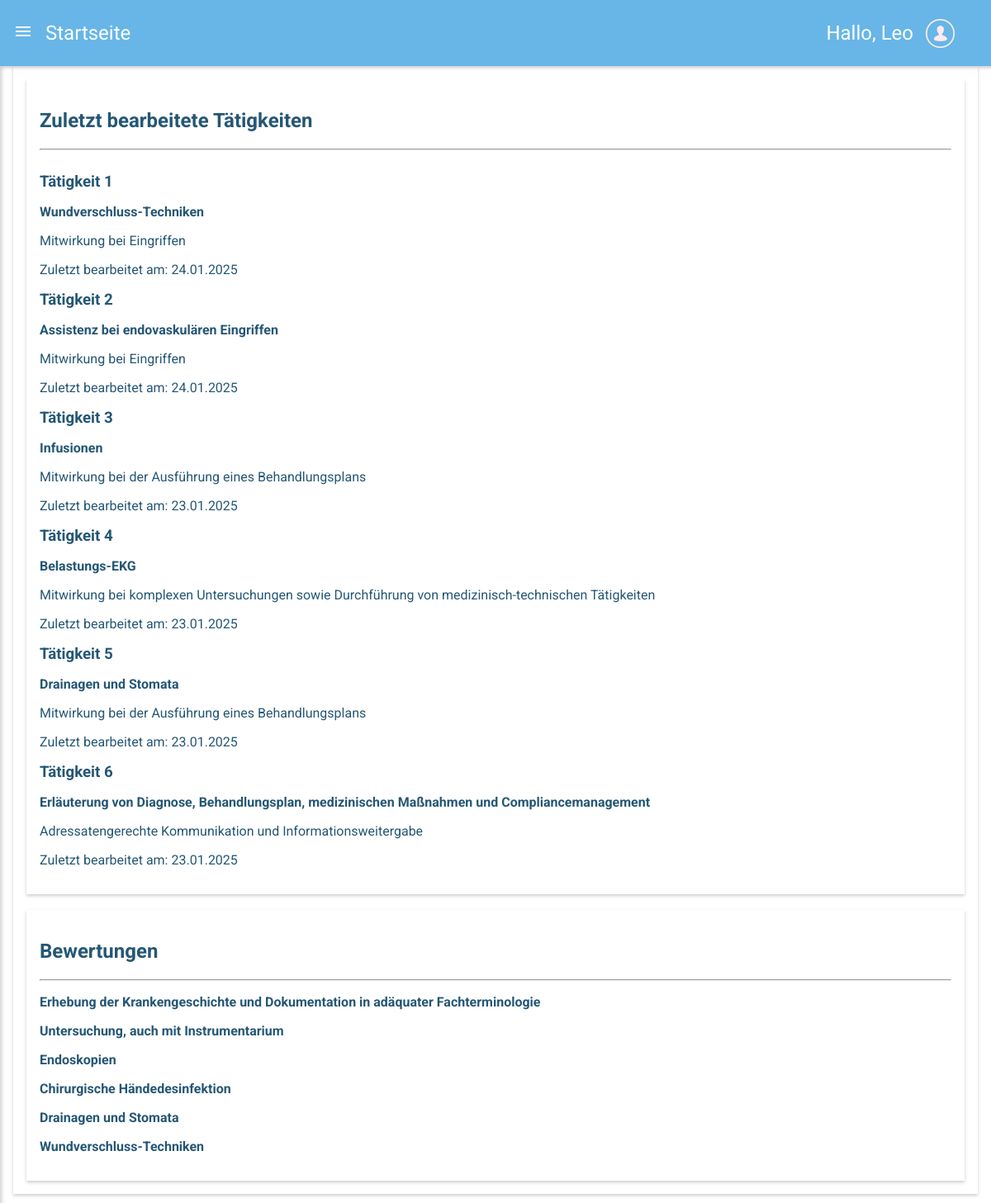
The page /startseite.php (signed in) on the database its author committed.
### tables this page shows
CREATE TABLE `Userdaten_Hash` (
  `id` int NOT NULL,
  `rolle` int NOT NULL,
  `username` varchar(128) NOT NULL,
  `nachname` varchar(255) NOT NULL,
  `vorname` varchar(255) NOT NULL,
  `email` varchar(255) NOT NULL,
  `password_hash` varchar(255) NOT NULL,
  `geburtsdatum` date DEFAULT NULL,
  `profil-picture-id` int DEFAULT NULL
);

CREATE TABLE `Taetigkeiten` (
  `ID` int NOT NULL,
  `Name` varchar(255) NOT NULL,
  `Kategorie` varchar(255) DEFAULT NULL,
  `Beschreibung` varchar(255) DEFAULT NULL,
  `BÄK` varchar(255) DEFAULT NULL,
  `EPA` varchar(255) DEFAULT NULL
);

### startseite.php (the view, shortened to what this page needs)
<?php
if (isset($_SESSION["user_id"])) {
    $mysqli = require __DIR__ . "/connection.php";
    $sql = "SELECT * FROM Userdaten_Hash
            WHERE id = {$_SESSION["user_id"]}";
    $result = $mysqli->query($sql);
    $user = $result->fetch_assoc();
    $user_id = $user["id"];
    $bewertung = "SELECT * FROM `Durchführung` d JOIN Taetigkeiten t on d.`Tätigkeit-ID` = t.ID WHERE `User-ID` = ? AND `Lehrer-ID` != ''";
    $stmt = $mysqli->prepare($bewertung);
    $stmt->bind_param("i", $user_id);
    $stmt->execute();
    $bewertungResult = $stmt->get_result();
    $letzteTaetigkeitenSql = "
    SELECT t.ID, t.Name, t.Kategorie, d.Datum, DATE_FORMAT(d.Datum, '%d.%m.%Y') AS geburtsdatum_formatiert
    FROM Durchführung d
    JOIN Taetigkeiten t ON d.`Tätigkeit-ID` = t.ID
    WHERE d.`User-ID` = ?
    ORDER BY d.Datum DESC
    LIMIT 6
    ";
    $stmt = $mysqli->prepare($letzteTaetigkeitenSql);
    $stmt->bind_param("i", $user_id);
    $stmt->execute();
    $letzteTaetigkeitenResult = $stmt->get_result();
}
?>
<!DOCTYPE html>
<html lang="de">
<head>
    <link href="style.css" rel="stylesheet" type="text/css">
</head>
<body>
    <div class="fixed-header-drawer">
        <header class="layout-header fixed-top">
            <div class="header-row">
                <div class="button-icon-menu" id="menuButton">
                    <i class="material-icons">menu</i>
                </div>
                <span class="layout-title">Startseite</span>
                <div class="header-right">
                    <span class="username-text userTextMobil">Hallo, <?= htmlspecialchars($user["username"]) ?> </span>
                    <img src="images/icon_user_white.png" alt="Logo" class="icon-user" id="icon_user">
                </div>
            </div>
        </header>
        <main class="layout-content">
            <div class="Page-content">
                <div class="tätigkeiten letzte-tätigkeiten">
                    <h2>Zuletzt bearbeitete Tätigkeiten</h2>
                    <hr /><br>
                    <?php if ($letzteTaetigkeitenResult->num_rows > 0): ?>
                        <?php $counter = 1;
                        while ($taetigkeit = $letzteTaetigkeitenResult->fetch_assoc()): ?>
                            <h3>Tätigkeit <?= $counter ?></h3>
                            <p><a class="tätigkeiten-link tätigkeiten-link-bold"
                                    href="tätigSubpage.php?id=<?= $taetigkeit['ID'] ?>"><?= htmlspecialchars($taetigkeit['Name']) ?></a>
                            </p>
                            <p><?= htmlspecialchars($taetigkeit['Kategorie']) ?></p>
                            <p>Zuletzt bearbeitet am: <?= htmlspecialchars($taetigkeit["geburtsdatum_formatiert"]) ?></p>
                            <?php $counter++;
                        endwhile; ?>
                    <?php else: ?>
                        <p>Keine bearbeiteten Tätigkeiten gefunden</p>
                    <?php endif; ?>
                </div></br>
                <div class="bewertungen">
                    <h2>Bewertungen</h2>
                    <hr />
                    <?php if ($bewertungResult->num_rows > 0): ?>
                    <?php while ($bewertungen = $bewertungResult->fetch_assoc()): ?>
                        <p><a class="tätigkeiten-link tätigkeiten-link-bold"
                                href="bewertungssicht.php?id=<?= $bewertungen['ID'] ?>"><?= htmlspecialchars($bewertungen['Name']) ?></a>
                        </p>
                    <?php endwhile; ?>
                <?php else: ?>
                    <br><p>Sie haben noch keine Bewertungen erhalten</p>
                <?php endif; ?>
                </div>
            </div>
        </main>
    </div>
</body>
</html>

### style.css (style rules this page uses)
body, html { margin: 0; font-family: 'Roboto', sans-serif; }
.layout-header { background-color: rgb(103, 182, 231); color: white; position: fixed; top: 0; width: 100%; height: 80px; display: flex; align-items: center; padding: 0 16px; box-shadow: 0 2px 4px rgba(0, 0, 0, 0.2); z-index: 2; }
.header-row { display: flex; align-items: center; width: 95%; }
.layout-title { font-size: 24px; padding: 15px; color: white; }
.header-right { display: flex; align-items: center; gap: 15px; margin-left: auto; }
.username-text { font-size: 24px; }
.icon-user { height: 35px; }
.button-icon-menu { color: white; cursor: pointer; }
.layout-content { margin-top: 64px; padding: 16px; box-sizing: border-box; }
.Page-content { padding: 16px; background: #FFF; min-height: calc(100vh - 64px); box-shadow: 0 2px 4px rgba(0, 0, 0, 0.2); }
.Page-content .tätigkeiten, .Page-content .bewertungen, .Page-content .details { padding: 16px; background: #FFF; box-shadow: 0 2px 4px rgba(0, 0, 0, 0.2); color: rgb(37, 87, 117); }
.tätigkeiten-link, .bewertungen-link { padding-top: 20px; color: rgb(37, 87, 117); text-decoration: none; font-weight: bold; }
h3 { margin: 0; }

### rows shown on the page
userdaten_hash: username "Leo"
durchführung: Name "Wundverschluss-Techniken", Kategorie "Mitwirkung bei Eingriffen", geburtsdatum_formatiert "24.01.2025"
durchführung: Name "Assistenz bei endovaskulären Eingriffen", Kategorie "Mitwirkung bei Eingriffen", geburtsdatum_formatiert "24.01.2025"
durchführung: Name "Infusionen", Kategorie "Mitwirkung bei der Ausführung eines Behandlungsplans", geburtsdatum_formatiert "23.01.2025"
durchführung: Name "Belastungs-EKG", Kategorie "Mitwirkung bei komplexen Untersuchungen sowie Durchführung von medizinisch-technischen Tätigkeiten", geburtsdatum_formatiert "23.01.2025"
durchführung: Name "Drainagen und Stomata", Kategorie "Mitwirkung bei der Ausführung eines Behandlungsplans", geburtsdatum_formatiert "23.01.2025"
durchführung: Name "Erläuterung von Diagnose, Behandlungsplan, medizinischen Maßnahmen und Compliancemanagement", Kategorie "Adressatengerechte Kommunikation und Informationsweitergabe", geburtsdatum_formatiert "23.01.2025"
durchführung: Name "Erhebung der Krankengeschichte und Dokumentation in adäquater Fachterminologie"
durchführung: Name "Untersuchung, auch mit Instrumentarium"
durchführung: Name "Endoskopien"
durchführung: Name "Chirurgische Händedesinfektion"
